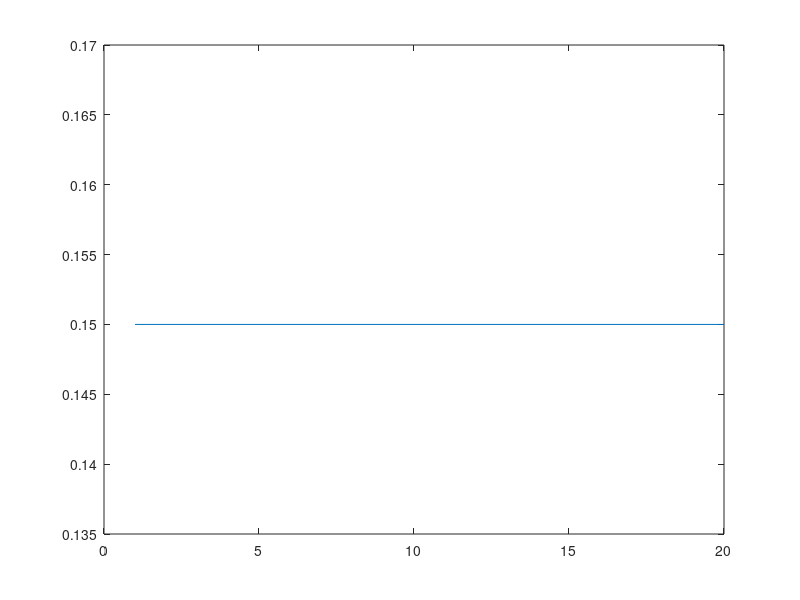

MATLAB code for this plot:

%Teacher phase
ul=0.9;
ll=0.05;
pn=10;
dv=3;
gn=20;
for it=1:gn
    if it==1   
x=(ul-ll).*rand(pn,dv)+ll;
    else
x=x4;
    end
f=x(:,1)+x(:,2)+x(:,3);
m=mean(x);
a=min(f);
for i=1:pn
    if f(i,1)==a
        Xteacher=x(i,:);
    end
end
        
   
for i=1:pn
    r=rand(1);
    Tf=round(1+rand(1));
    D=r.*(Xteacher-(Tf.*m));
    x1(i,:)=x(i,:)+D;
end
for i=1:pn
    for j=1:dv
        if x1(i,j)>ul
            x1(i,j)=ul;
        end
        if x1(i,j)<ll
            x1(i,j)=ll;
        end
    end
end 
   f1=x1(:,1)+x1(:,2)+x1(:,3);
   for i=1:pn
       if f1(i,:)<f(i,:)
           x2(i,:)=x1(i,:);
     elseif f1(i,:)>f(i,:)
           x2(i,:)=x(i,:);
       end
   end
   
f2=x2(:,1)+x2(:,2)+x2(:,3);
   
%learners phase
i=randi(10);
j=randi(10);
if(i==j)
     j=randi(10);
end

for i=1:pn
    ri=rand(1);  
    if f2(i,:)<f2(j,:)
          x3(i,:)=x2(i,:)+(ri.*(x2(i,:)-x2(j,:)));
    else
        x3(i,:)=x2(i,:)+(ri.*(x2(j,:)-x2(i,:)));
    end
end
     
 
       f3=x3(:,1)+x3(:,2)+x3(:,3);
   for i=1:pn
       if f3(i,:)<f2(i,:)
           x4(i,:)=x3(i,:);
     elseif f2(i,:)>f2(i,:)
           x4(i,:)=x2(i,:);
       end
   end   
for i=1:pn
    for j=1:dv
        if x4(i,j)>ul
            x4(i,j)=ul;
        elseif x4(i,j)<ll
            x4(i,j)=ll;
        end
    end
end
f4=x4(:,1)+x4(:,2)+x4(:,3);
mfv(it,1)=min(f4);
end
it=1:gn;
    plot(it,mfv) 
x4
